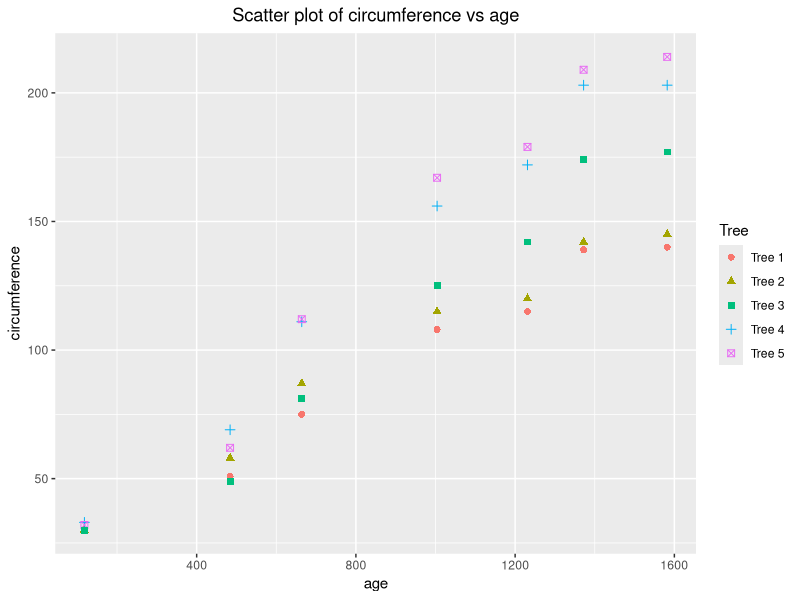
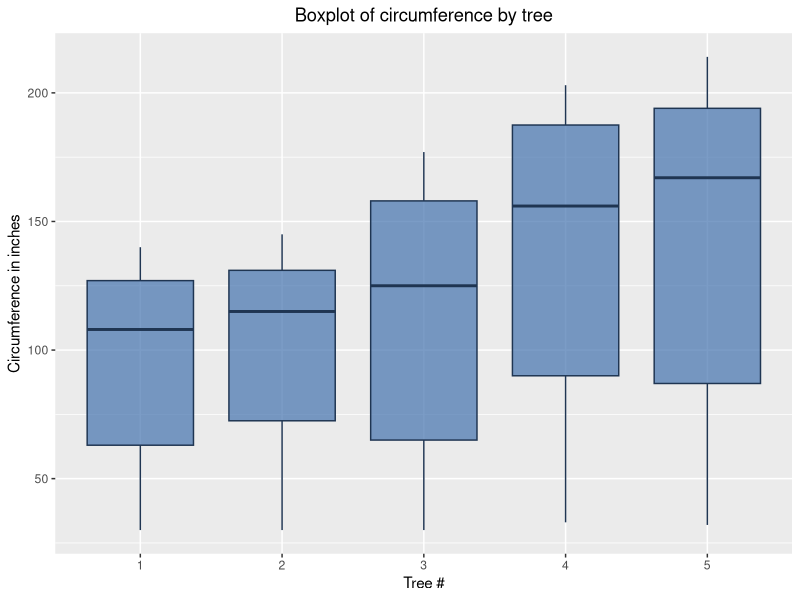

Generate these figures, in order, with R:
#install.packages ('doBy')
#Load doBy and ggplot libraries to be utilized in this code.
library(doBy)
library(ggplot2)
#print out Orange data which is built-in.
Orange

# This prints out mean and median which are listed in FUN. This compares circumference by tree.
summaryBy(circumference  ~ Tree, data=Orange , FUN=c(mean,median),na.rm=TRUE,keep.names=TRUE)

# This prints out the age vs circumference.
# TODO: Get plot styles to change for tree.
#ggplot(Orange, aes(x = Orange$age, y = Orange$circumference)) + geom_point(size = 5)

Orange$Tree <- factor(Orange$Tree, labels = c("1", "2", "3", "4", "5"))

# Create colors for box plot.
fill <- "#4271AE"
line <- "#1F3552"


# Plotting sizes versus different trees.
ggplot(Orange, aes(x = age, y = circumference, shape = Tree, color = Tree)) + geom_point(size = 2) +
  ggtitle("Scatter plot of circumference vs age") + theme(plot.title = element_text(hjust = 0.5)) +
  scale_color_discrete(name ="Tree", labels=c("Tree 1","Tree 2","Tree 3","Tree 4","Tree 5")) + 
  scale_shape_discrete(name ="Tree", labels=c("Tree 1","Tree 2","Tree 3","Tree 4","Tree 5"))

# Generate box plot of circumference by tree.
ggplot(Orange, aes(x = Tree, y = circumference)) + geom_boxplot(fill = fill, colour = line, alpha = .7) + 
  scale_x_discrete(name = "Tree #") + scale_y_continuous(name = "Circumference in inches") +
  ggtitle("Boxplot of circumference by tree") + theme(plot.title = element_text(hjust = 0.5))
